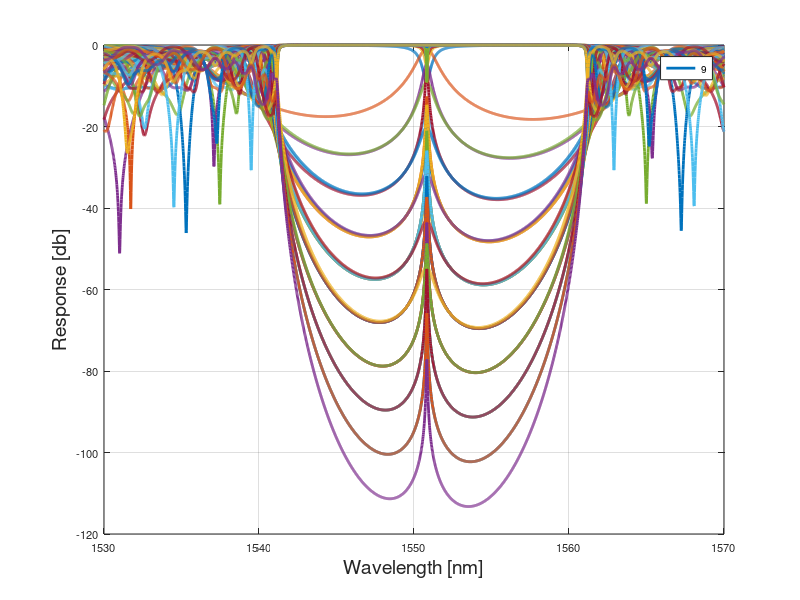

MATLAB code for this plot:
% By Xu Wang, UBC
% Modified by Or Bahari, UBC

%code for NG1 and NG2 double-sweep%

function main

clear;
clc;
global Bragg n_eff NG1 NG2;
Bragg=1550e-9;  % Bragg wavelength                                     
span=40e-9;  % Set the wavelength span for the simultion
resolution=0.0125e-9;  % Set the wavelength resolution
N=span/resolution;
disp([ 'Number of points: ' num2str(N) ])
Lambda=zeros(N+1,1);
R=zeros(N+1,1);
T=zeros(N+1,1);

jmax=6;
kmax=5;
%jmax=1;
%kmax=1;
for j=1:jmax
    for k=1:kmax
        for i=1:N+1
            wavelength=Bragg+(i-1-N/2)*resolution;    % Wavelength sweep
            Lambda(i)=wavelength*1e9;% in nm
            Grating_Parameters(Lambda(i),j-1,k-1,40)
            [r,t]=Grating_RT(wavelength); % Calculate the R and T  
            R(i)=r;
            T(i)=t;
        end
        %figure(j);
        T_db=10*log10(T);
        R_db=10*log10(R);
        %subplot(1,kmax,k);
        plot(Lambda,[R_db T_db],'LineWidth',2);
        hold on
        
       % Rpeak(j,k)=Center_peak_extraction(R,120);
        % figure(10+j);
        %[T_peak,Q(j,k),insertion_Loss(j,k)]=FP_transmission(Lambda*1e-9,R,k,kmax);

    end
    
end
    set(gca,'FontSize',8);
        xlabel('Wavelength [nm]','FontSize',14);
        ylabel('Response [db]','FontSize',14);
        %title([' NG1=',num2str(NG1),' NG2=',num2str(NG2)]);
        legend('Reflection','Transmission');
        grid on;
        hold off;
        legend('9');

a=3; %for DEBUG

%%%%%%%%%%%%%%%%%%%%%%%%%%%%%%%%%%%%%%%%%%%%%%%%%%%%%%%%%%%%%%%%%%%%%%%%%%%%%%%%%%%%
%%%%%%%%%%%%%%%%%%%%%%%%%%%%%%%%%%%%%%%%%%%%%%%%%%%%%%%%%%%%%%%%%%%%%%%%%%%%%%%%%%%%

function Grating_Parameters(Lambda,index1,index2,st)
%Set the parameters
global Period NG1 NG2 delta_n n1 n2 n_eff loss C_length;

%arm_length=2.5e-6;
Period=318e-9;  % Bragg period
n_eff=2.44 - 1.13 * ((Lambda/1000.0)-1.550)-0.043*((Lambda/1000.0)-1.550)^2;
NG1=60+index1*st;    % Number of grating periods #1
NG2=50+index2*st;    % Number of grating periods #2

L1=NG1*Period;    % Grating length #1
L2=NG2*Period;    % length #2
C_length=L1+L2; % total cavity length

delta_n=0.08;    % Index contrast between n1 and n2, matches to dw=40nm
n1=n_eff-delta_n/2;
n2=n_eff+delta_n/2;

loss=590; % (what was said in class we should use...)

%%%%%%%%%%%%%%%%%%%%%%%%%%%%%%%%%%%%%%%%%%%%%%%%%%%%%%%%%%%%%%%%%%%%%%%%%%%%%%%%%%%%
function [R,T]=Grating_RT(wavelength)
%Calculate the R and T for a certain wavelength

M=Grating_Matrix(wavelength);

T=abs(1/M(1,1))^2;
R=abs(M(2,1)/M(1,1))^2;

%%%%%%%%%%%%%%%%%%%%%%%%%%%%%%%%%%%%%%%%%%%%%%%%%%%%%%%%%%%%%%%%%%%%%%%%%%%%%%%%%%%%
function [Rpeak,position]=Center_peak_extraction(R,width)
%returns the Rpeak and it's index. to get the wavelength later we should
%use wavlengths[pos] (!)
Length=length(R);
[Rpeak,position]=min(R(Length*0.5:width+Length*0.5));
%%%%%%%%%%%%%%%%%%%%%%%%%%%%%%%%%%%%%%%%%%%%%%%%%%%%%%%%%%%%%%%%%%%%%%%%%%%%%%%%%%%%
function [TP,Q,Iloss]= FP_transmission(wavelengths,R,plot_index,total_plots)
    %wavelengths Units: m
    %Calculating Rpeak and pos, then Q factor, Insertion_Loss
    global  n_eff C_length loss
    delta=-4*pi*1.94*1e-6*n_eff./wavelengths;
    % 1.94*1e-6
    
    %finding the peak of R:
    acc=120;
    [Rpeak,pos]=Center_peak_extraction(R,acc);
    % modify the following line to output the result of your calculation, for the auto-grader
    output = ((1-Rpeak)^2)./(((1-Rpeak)^2)+4*Rpeak*(sin(delta/2)).^2);
    %output=(loss* (1-Rpeak).^2)./((1-loss*Rpeak).^2 +4*loss*Rpeak*(sin(delta/2)).^2);
    output10=10*log10(output);
    subplot(1,total_plots,plot_index);
    plot(wavelengths,output10);
    xlabel('wavelengths [m]');
    ylabel('It/Ii [db]');
    title('power transmission of Fabry-Perot');
    TP=max(output);
    Iloss=10*log(1-(0.1*10^(Rpeak)));
    %bw=powerbw(output,R); %Provides Bandwidth 3db
    bw=powerbw(R);
    Q=abs(wavelengths(pos)*10^9/bw);
   
%%%%%%%%%%%%%%%%%%%%%%%%%%%%%%%%%%%%%%%%%%%%%%%%%%%%%%%%%%%%%%%%%%%%%%%%%%%%%%%%%%%%
function [T]=Grating_Matrix(wavelength)
% Calculate the total transfer matrix of the gratings

global Period NG1 NG2;
global n1 n2 loss;

l=Period/2;

T_hw1=HomoWG_Matrix(wavelength,l,n1,loss);
T_is12=IndexStep_Matrix(n1,n2);
T_hw2=HomoWG_Matrix(wavelength,l,n2,loss);
T_is21=IndexStep_Matrix(n2,n1);
T1=T_hw1*T_is12*T_hw2*T_is21;

T=T1^(NG1)*T_hw1*T1^(NG2);

%%%%%%%%%%%%%%%%%%%%%%%%%%%%%%%%%%%%%%%%%%%%%%%%%%%%%%%%%%%%%%%%%%%%%%%%%%%%%%%%%%%%
function T_hw=HomoWG_Matrix(wavelength,l,neff,loss)
% Calculate the transfer matrix of a homogeneous waveguide.
%Complex propagation constant
beta=2*pi.*neff/wavelength-1i*loss/2;

v=[exp(1i*beta*l) exp(-1i*beta*l)];
T_hw=diag(v);

%%%%%%%%%%%%%%%%%%%%%%%%%%%%%%%%%%%%%%%%%%%%%%%%%%%%%%%%%%%%%%%%%%%%%%%%%%%%%%%%%%%%
function T_is=IndexStep_Matrix(n1,n2)
% Calculate the transfer matrix for a index step from n1 to n2.

a=(n1+n2)/(2*sqrt(n1*n2));
b=(n1-n2)/(2*sqrt(n1*n2));
T_is=[a b; b a];        